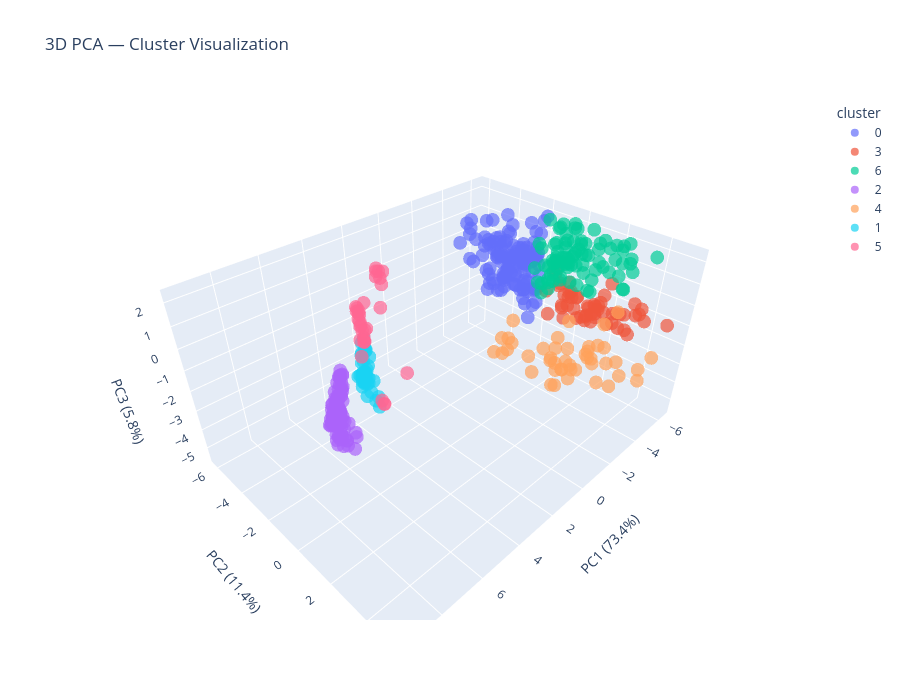

Notebook code for this chart:
### Code cell
# Interactive 3D PCA scatter
import plotly.express as px

plot_df = features_pca_df[["PC1", "PC2", "PC3", "cluster"]].copy()
plot_df["cluster"] = plot_df["cluster"].astype(str)

fig = px.scatter_3d(
    plot_df, x="PC1", y="PC2", z="PC3",
    color="cluster",
    title="3D PCA — Cluster Visualization",
    opacity=0.7,
    labels={
        "PC1": f"PC1 ({pca.explained_variance_ratio_[0]:.1%})",
        "PC2": f"PC2 ({pca.explained_variance_ratio_[1]:.1%})",
        "PC3": f"PC3 ({pca.explained_variance_ratio_[2]:.1%})",
    }
)
fig.update_layout(width=900, height=700)
fig.show()
